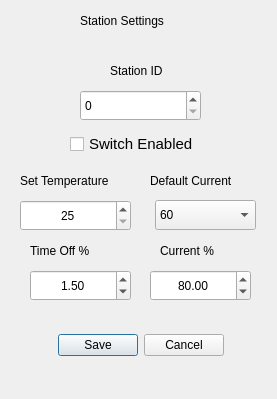
<?xml version="1.0" encoding="UTF-8"?>
<ui version="4.0">
 <class>ConfigSettingDialog</class>
 <widget class="QDialog" name="ConfigSettingDialog">
  <property name="geometry">
   <rect>
    <x>0</x>
    <y>0</y>
    <width>277</width>
    <height>399</height>
   </rect>
  </property>
  <property name="windowTitle">
   <string>Dialog</string>
  </property>
  <widget class="QDialogButtonBox" name="settingsButtons">
   <property name="geometry">
    <rect>
     <x>20</x>
     <y>310</y>
     <width>241</width>
     <height>71</height>
    </rect>
   </property>
   <property name="sizePolicy">
    <sizepolicy hsizetype="Expanding" vsizetype="Expanding">
     <horstretch>0</horstretch>
     <verstretch>0</verstretch>
    </sizepolicy>
   </property>
   <property name="layoutDirection">
    <enum>Qt::LeftToRight</enum>
   </property>
   <property name="autoFillBackground">
    <bool>false</bool>
   </property>
   <property name="orientation">
    <enum>Qt::Horizontal</enum>
   </property>
   <property name="standardButtons">
    <set>QDialogButtonBox::Cancel|QDialogButtonBox::Save</set>
   </property>
   <property name="centerButtons">
    <bool>true</bool>
   </property>
  </widget>
  <widget class="QCheckBox" name="switchEnabledInput">
   <property name="geometry">
    <rect>
     <x>70</x>
     <y>130</y>
     <width>131</width>
     <height>28</height>
    </rect>
   </property>
   <property name="font">
    <font>
     <pointsize>11</pointsize>
    </font>
   </property>
   <property name="text">
    <string>Switch Enabled</string>
   </property>
  </widget>
  <widget class="QLabel" name="label_3">
   <property name="geometry">
    <rect>
     <x>80</x>
     <y>10</y>
     <width>121</width>
     <height>22</height>
    </rect>
   </property>
   <property name="text">
    <string>Station Settings</string>
   </property>
  </widget>
  <widget class="QLabel" name="label_4">
   <property name="geometry">
    <rect>
     <x>110</x>
     <y>60</y>
     <width>68</width>
     <height>22</height>
    </rect>
   </property>
   <property name="text">
    <string>Station ID</string>
   </property>
  </widget>
  <widget class="QSpinBox" name="setTemperatureInput">
   <property name="geometry">
    <rect>
     <x>20</x>
     <y>200</y>
     <width>111</width>
     <height>31</height>
    </rect>
   </property>
   <property name="alignment">
    <set>Qt::AlignCenter</set>
   </property>
   <property name="minimum">
    <number>25</number>
   </property>
   <property name="maximum">
    <number>85</number>
   </property>
  </widget>
  <widget class="QLabel" name="label_7">
   <property name="geometry">
    <rect>
     <x>20</x>
     <y>170</y>
     <width>121</width>
     <height>22</height>
    </rect>
   </property>
   <property name="text">
    <string>Set Temperature</string>
   </property>
  </widget>
  <widget class="QComboBox" name="defaultCurrentSelect">
   <property name="geometry">
    <rect>
     <x>155</x>
     <y>200</y>
     <width>101</width>
     <height>30</height>
    </rect>
   </property>
   <item>
    <property name="text">
     <string>60</string>
    </property>
   </item>
   <item>
    <property name="text">
     <string>120</string>
    </property>
   </item>
   <item>
    <property name="text">
     <string>150</string>
    </property>
   </item>
  </widget>
  <widget class="QLabel" name="label_8">
   <property name="geometry">
    <rect>
     <x>150</x>
     <y>170</y>
     <width>121</width>
     <height>22</height>
    </rect>
   </property>
   <property name="text">
    <string>Default Current</string>
   </property>
  </widget>
  <widget class="QSpinBox" name="stationIdInput">
   <property name="geometry">
    <rect>
     <x>80</x>
     <y>90</y>
     <width>121</width>
     <height>31</height>
    </rect>
   </property>
  </widget>
  <widget class="QLabel" name="label_9">
   <property name="geometry">
    <rect>
     <x>30</x>
     <y>240</y>
     <width>81</width>
     <height>22</height>
    </rect>
   </property>
   <property name="text">
    <string>Time Off %</string>
   </property>
  </widget>
  <widget class="QLabel" name="label_10">
   <property name="geometry">
    <rect>
     <x>160</x>
     <y>240</y>
     <width>81</width>
     <height>22</height>
    </rect>
   </property>
   <property name="text">
    <string>Current %</string>
   </property>
  </widget>
  <widget class="QDoubleSpinBox" name="timeOffPercentInput">
   <property name="geometry">
    <rect>
     <x>30</x>
     <y>270</y>
     <width>101</width>
     <height>31</height>
    </rect>
   </property>
   <property name="alignment">
    <set>Qt::AlignCenter</set>
   </property>
   <property name="minimum">
    <double>0.000000000000000</double>
   </property>
   <property name="maximum">
    <double>10.000000000000000</double>
   </property>
   <property name="value">
    <double>1.500000000000000</double>
   </property>
  </widget>
  <widget class="QDoubleSpinBox" name="currentPercentInput">
   <property name="geometry">
    <rect>
     <x>150</x>
     <y>270</y>
     <width>101</width>
     <height>31</height>
    </rect>
   </property>
   <property name="alignment">
    <set>Qt::AlignCenter</set>
   </property>
   <property name="minimum">
    <double>1.000000000000000</double>
   </property>
   <property name="maximum">
    <double>100.000000000000000</double>
   </property>
   <property name="value">
    <double>80.000000000000000</double>
   </property>
  </widget>
 </widget>
 <resources/>
 <connections>
  <connection>
   <sender>settingsButtons</sender>
   <signal>accepted()</signal>
   <receiver>ConfigSettingDialog</receiver>
   <slot>accept()</slot>
   <hints>
    <hint type="sourcelabel">
     <x>248</x>
     <y>254</y>
    </hint>
    <hint type="destinationlabel">
     <x>157</x>
     <y>274</y>
    </hint>
   </hints>
  </connection>
  <connection>
   <sender>settingsButtons</sender>
   <signal>rejected()</signal>
   <receiver>ConfigSettingDialog</receiver>
   <slot>reject()</slot>
   <hints>
    <hint type="sourcelabel">
     <x>316</x>
     <y>260</y>
    </hint>
    <hint type="destinationlabel">
     <x>286</x>
     <y>274</y>
    </hint>
   </hints>
  </connection>
 </connections>
</ui>
